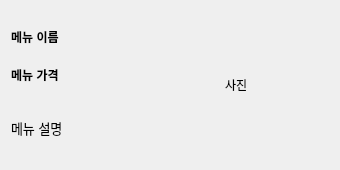
<?xml version="1.0" encoding="UTF-8"?>
<ui version="4.0">
 <class>w_v_menu_card</class>
 <widget class="QWidget" name="w_v_menu_card">
  <property name="geometry">
   <rect>
    <x>0</x>
    <y>0</y>
    <width>340</width>
    <height>170</height>
   </rect>
  </property>
  <property name="minimumSize">
   <size>
    <width>340</width>
    <height>170</height>
   </size>
  </property>
  <property name="maximumSize">
   <size>
    <width>340</width>
    <height>16777215</height>
   </size>
  </property>
  <property name="windowTitle">
   <string>Form</string>
  </property>
  <layout class="QGridLayout" name="gridLayout">
   <item row="0" column="0">
    <layout class="QHBoxLayout" name="horizontalLayout" stretch="6,3">
     <item>
      <layout class="QVBoxLayout" name="verticalLayout" stretch="1,1,2">
       <property name="topMargin">
        <number>10</number>
       </property>
       <item>
        <widget class="QLabel" name="m_name">
         <property name="font">
          <font>
           <family>Bitstream Charter</family>
           <bold>true</bold>
          </font>
         </property>
         <property name="text">
          <string>메뉴 이름</string>
         </property>
        </widget>
       </item>
       <item>
        <widget class="QLabel" name="m_price">
         <property name="font">
          <font>
           <family>Bitstream Charter</family>
           <bold>true</bold>
          </font>
         </property>
         <property name="text">
          <string>메뉴 가격</string>
         </property>
        </widget>
       </item>
       <item>
        <widget class="QLabel" name="m_explain">
         <property name="font">
          <font>
           <pointsize>10</pointsize>
          </font>
         </property>
         <property name="text">
          <string>메뉴 설명</string>
         </property>
        </widget>
       </item>
      </layout>
     </item>
     <item>
      <widget class="QLabel" name="m_photo">
       <property name="text">
        <string>사진</string>
       </property>
       <property name="scaledContents">
        <bool>true</bool>
       </property>
      </widget>
     </item>
    </layout>
   </item>
  </layout>
 </widget>
 <resources/>
 <connections/>
</ui>
